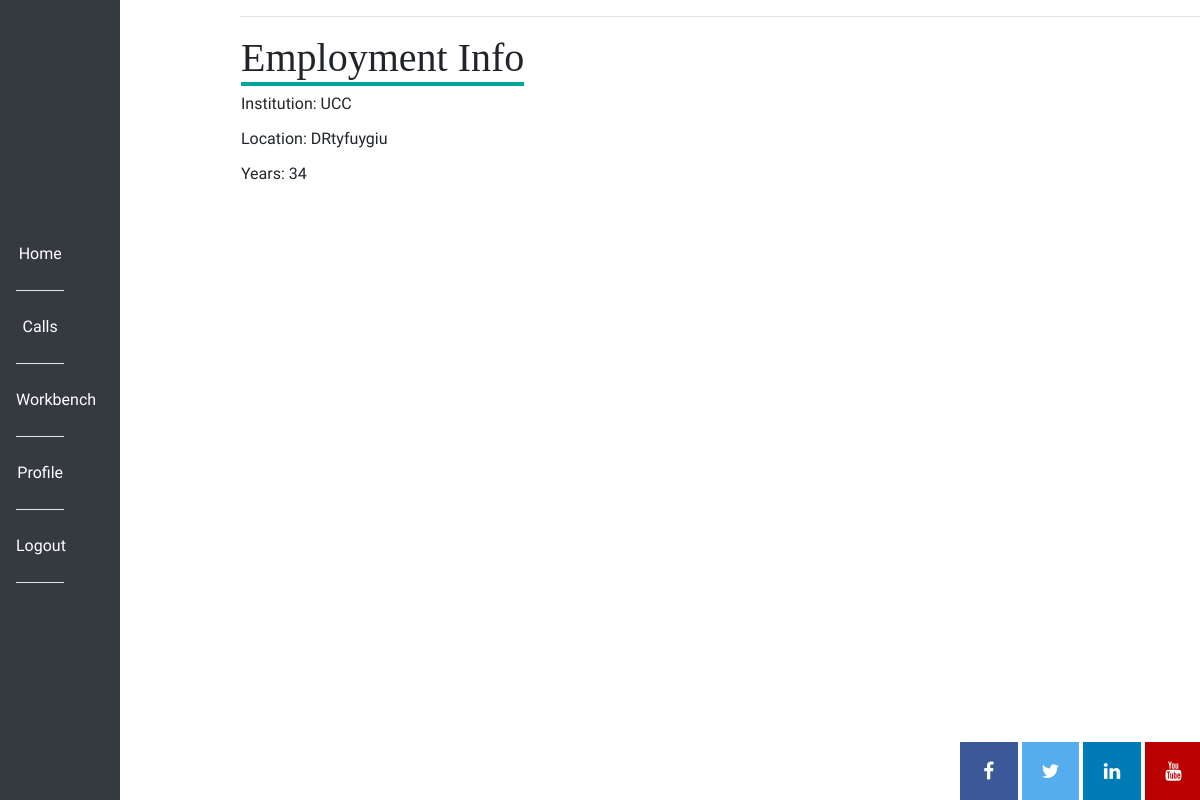
The page /employment/jackmid (signed in) on the database its author committed.
### app/models.py (models this page shows)
class Employment(db.Model):
    user_id = db.Column(db.Integer, db.ForeignKey("user.id"))
    id = db.Column(db.Integer, primary_key=True)
    institution = db.Column(db.String(60))
    location = db.Column(db.String(120))
    years = db.Column(db.String(10))

### app/routes.py (the view)
@app.route("/employment/<username>")
@login_required
def employment(username):
    if not current_user.access == 1:
        flash("Researcher area only")
        return redirect(url_for("index"))
    user = User.query.filter_by(username=username).first()
    employment = user.employment
    return render_template("employment.html", employment=employment, svg=svg)

### app/models.py (called while the page is built)
@login.user_loader
def load_user(id):
    return User.query.get(int(id))

    def is_admin(self):
        return self.access == 2

### app/routes.py (called while the page is built)
@app.before_request
def before_request():
    if current_user.is_authenticated:
        current_user.last_seen = datetime.utcnow().strftime("%B %d %Y")
        db.session.commit()

### app/templates/employment.html
{% extends "base.html" %}
{%  block content %}
<main>
<table>
    <tr valign=""top>
        <td>
            <h1>Employment Info</h1>
            {% for emp in employment %}
                <p>Institution: {{ emp.institution }}</p>
                <p>Location: {{ emp.location }}</p>
                <p>Years: {{ emp.years }}</p>
            {% endfor %}
        </td>
    </tr>
</table>
</main>
{% endblock %}

### app/static/css/style.css (style rules this page uses)
main { display:block; margin-left:20%; }
h1, h2, h3, h4, h5, h6 { font-family:Georgia, Times, serif; }
h1 { border-bottom: .1em solid #00A79A; }
p, div, a { font-family: 'Nobile', Helvetica, Arial, sans-serif; }

### rows shown on the page
Employment: institution "UCC", location "DRtyfuygiu", years "34"
